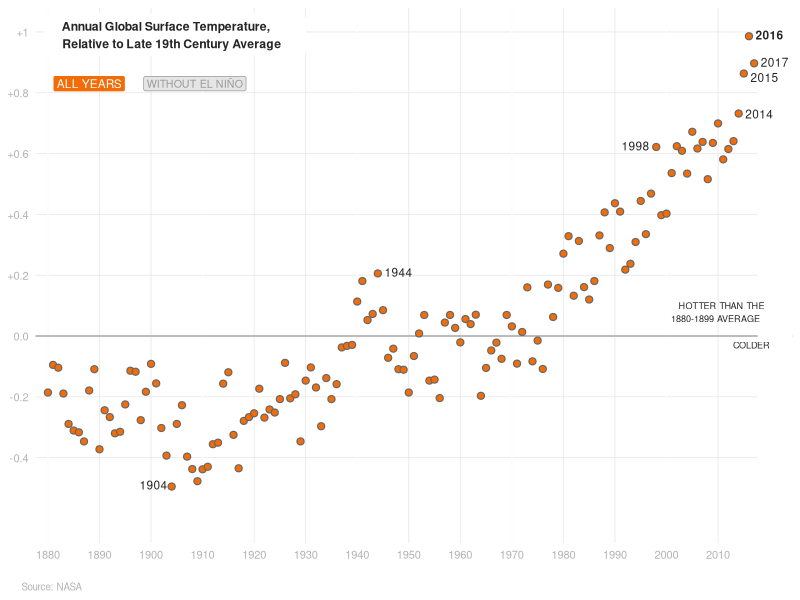

Write the R code that produced this figure.
## ---- chunk 1
suppressMessages(library(ggplot2))
suppressMessages(library(purrr))
suppressMessages(library(dplyr))
## ---- chunk 2

format_double <- function(x) {
  if (x == 0) {
    "0.0"
  } else if (x > 0) {
    paste("+", x, sep="")
  } else {
    paste(x, sep="")
  }
}

## ---- chunk 3
data <- read.csv("GLB.Ts+dSST.csv", skip = 1)
data$AnualAvg = data %>% select(2:13) %>% rowMeans()

years_by_10 <- seq(min(data$Year), max(data$Year), 10)
temp_by_02 <- seq(min(data$AnualAvg) , max(data$AnualAvg), 0.2) %>%
                map(round, digits = 1) %>%
                map(function(x) {x+0.1}) %>%
                map(format_double)
temp_by_02 <- unlist(temp_by_02)

data
## ---- chunk 4
ggplot(data, aes(Year, AnualAvg)) + 
  geom_vline(xintercept = c(1880, 1910, 1940, 1970, 2000), colour="white") +
  geom_hline(yintercept = 0, color = "gray65") +
  geom_vline(xintercept = c(2022), colour="white", size = 15) +
  geom_point(colour = "gray40", fill = "#F26C08", pch=21, size=2, stroke = 0.6) + 
  theme_light() + 
  theme(panel.border = element_blank(),
        axis.text = element_text(colour = "gray70", size=8),
        panel.grid = element_line(colour="gray90"),
        panel.grid.minor = element_blank(),
        axis.ticks = element_blank(),
        axis.title.y = element_blank(),
        axis.title.x = element_text(hjust = -0.02, colour = "gray70", size=7, margin = margin(15,0,0,0))) +
  scale_x_continuous(name="Source: NASA", labels = years_by_10, breaks = years_by_10, expand=c(0.01, 1)) +
  scale_y_continuous(labels = temp_by_02, breaks = as.numeric(temp_by_02), limits = c(-0.6, 1)) +
  annotate("label", x = 1904.6, y = 0.99,  label = strrep(" ", 27), size=8, colour="white", fontface=2) +
  annotate("label", x = 1888, y = 0.83,  label = "ALL YEARS", size=3, colour="white", fill="#F26C08") +
  annotate("label", x = 1908.5, y = 0.83,  label = "WITHOUT EL NIÑO", size=2.7, colour="gray60", fill="gray90") +
  annotate("text", x = 1900.5, y = -0.49, label = "1904", size=3, colour="gray15") +
  annotate("text", x = 1948, y = 0.21, label = "1944", size=3, colour="gray15") +
  annotate("text", x = 1994, y = 0.625, label = "1998", size=3, colour="gray15") +
  annotate("text", x = 2018, y = 0.73, label = "2014", size=3, colour="gray15") +
  annotate("text", x = 2019, y = 0.85, label = "2015", size=3, colour="gray15") + 
  annotate("text", x = 2021, y = 0.9, label = "2017", size=3, colour="gray15") + 
  annotate("text", x = 2020, y = 0.99, label = "2016", size=3, colour="gray15", fontface=2) +
  annotate("text",
           x = 1904,
           y = 0.99,
           label = "Annual Global Surface Temperature,    \nRelative to Late 19th Century Average",
           size=3.1,
           colour="gray15",
           fontface=2) +
  annotate("text",
           x = 2009.5,
           y = 0.035,
           label = "    HOTTER THAN THE\n1880-1899 AVERAGE\n\n                        COLDER",
           size=2.3,
           colour="gray15")
  

